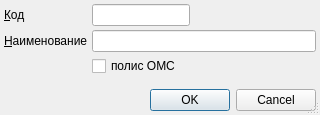
<?xml version="1.0" encoding="UTF-8"?>
<ui version="4.0">
 <class>RBPolicyTypeEditorDialog</class>
 <widget class="QDialog" name="RBPolicyTypeEditorDialog">
  <property name="geometry">
   <rect>
    <x>0</x>
    <y>0</y>
    <width>320</width>
    <height>115</height>
   </rect>
  </property>
  <property name="windowTitle">
   <string>ChangeMe!</string>
  </property>
  <property name="sizeGripEnabled">
   <bool>true</bool>
  </property>
  <layout class="QGridLayout">
   <property name="margin">
    <number>4</number>
   </property>
   <property name="spacing">
    <number>4</number>
   </property>
   <item row="4" column="0" colspan="3">
    <widget class="QDialogButtonBox" name="buttonBox">
     <property name="standardButtons">
      <set>QDialogButtonBox::Cancel|QDialogButtonBox::Ok</set>
     </property>
    </widget>
   </item>
   <item row="0" column="1">
    <widget class="QLineEdit" name="edtCode">
     <property name="maxLength">
      <number>8</number>
     </property>
    </widget>
   </item>
   <item row="1" column="0">
    <widget class="QLabel" name="lblName">
     <property name="sizePolicy">
      <sizepolicy hsizetype="Maximum" vsizetype="Preferred">
       <horstretch>0</horstretch>
       <verstretch>0</verstretch>
      </sizepolicy>
     </property>
     <property name="text">
      <string>&amp;Наименование</string>
     </property>
     <property name="buddy">
      <cstring>edtName</cstring>
     </property>
    </widget>
   </item>
   <item row="0" column="0">
    <widget class="QLabel" name="lblCode">
     <property name="sizePolicy">
      <sizepolicy hsizetype="Maximum" vsizetype="Preferred">
       <horstretch>0</horstretch>
       <verstretch>0</verstretch>
      </sizepolicy>
     </property>
     <property name="text">
      <string>&amp;Код</string>
     </property>
     <property name="buddy">
      <cstring>edtCode</cstring>
     </property>
    </widget>
   </item>
   <item row="3" column="0" colspan="3">
    <spacer>
     <property name="orientation">
      <enum>Qt::Vertical</enum>
     </property>
     <property name="sizeHint" stdset="0">
      <size>
       <width>307</width>
       <height>16</height>
      </size>
     </property>
    </spacer>
   </item>
   <item row="1" column="1" colspan="2">
    <widget class="QLineEdit" name="edtName">
     <property name="maxLength">
      <number>64</number>
     </property>
    </widget>
   </item>
   <item row="0" column="2">
    <spacer>
     <property name="orientation">
      <enum>Qt::Horizontal</enum>
     </property>
     <property name="sizeHint" stdset="0">
      <size>
       <width>131</width>
       <height>20</height>
      </size>
     </property>
    </spacer>
   </item>
   <item row="2" column="1" colspan="2">
    <widget class="QCheckBox" name="chkIsCompulsory">
     <property name="text">
      <string>полис ОМС</string>
     </property>
    </widget>
   </item>
  </layout>
 </widget>
 <tabstops>
  <tabstop>edtCode</tabstop>
  <tabstop>edtName</tabstop>
  <tabstop>chkIsCompulsory</tabstop>
  <tabstop>buttonBox</tabstop>
 </tabstops>
 <resources/>
 <connections>
  <connection>
   <sender>buttonBox</sender>
   <signal>accepted()</signal>
   <receiver>RBPolicyTypeEditorDialog</receiver>
   <slot>accept()</slot>
   <hints>
    <hint type="sourcelabel">
     <x>162</x>
     <y>124</y>
    </hint>
    <hint type="destinationlabel">
     <x>162</x>
     <y>70</y>
    </hint>
   </hints>
  </connection>
  <connection>
   <sender>buttonBox</sender>
   <signal>rejected()</signal>
   <receiver>RBPolicyTypeEditorDialog</receiver>
   <slot>reject()</slot>
   <hints>
    <hint type="sourcelabel">
     <x>162</x>
     <y>124</y>
    </hint>
    <hint type="destinationlabel">
     <x>162</x>
     <y>70</y>
    </hint>
   </hints>
  </connection>
 </connections>
</ui>
